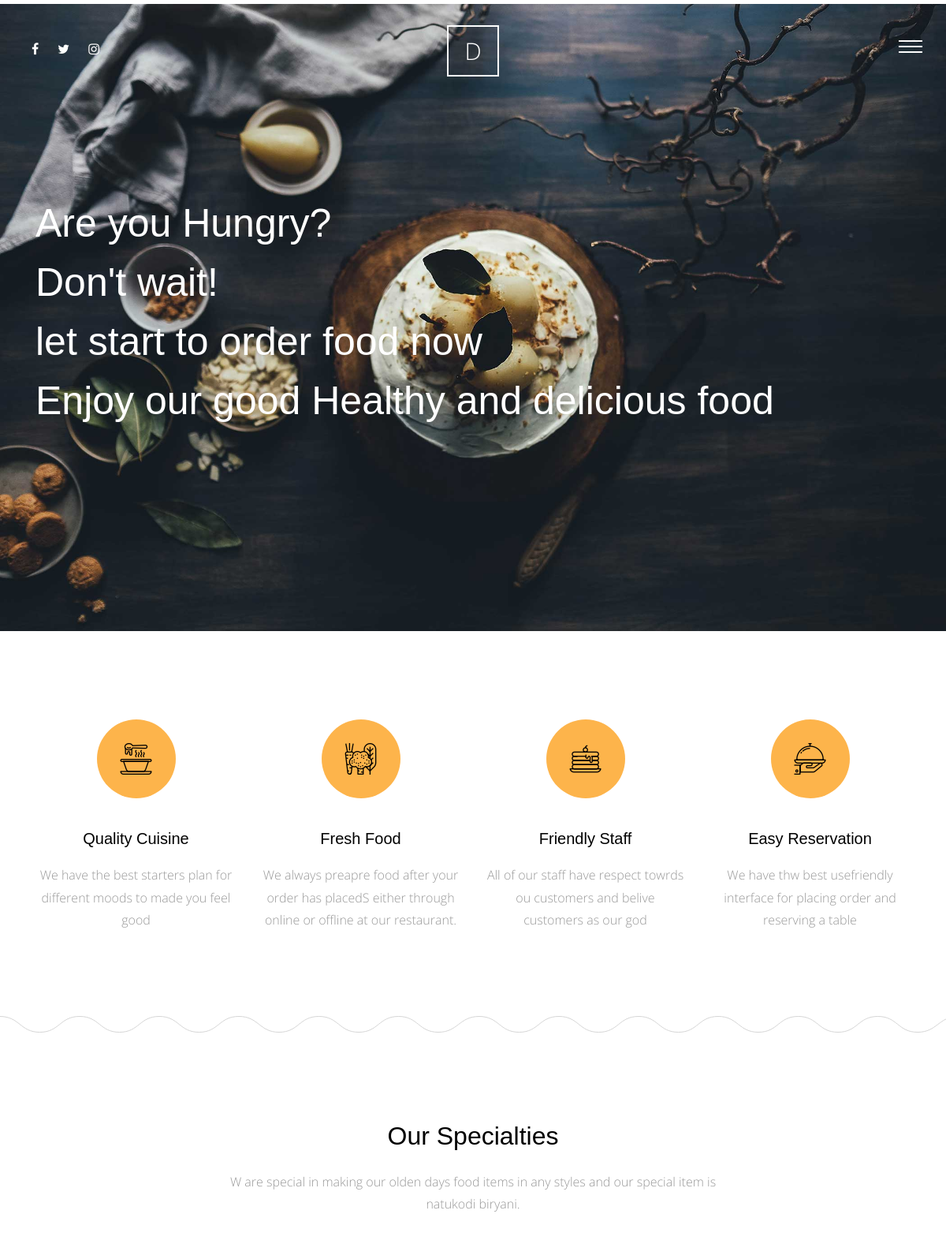
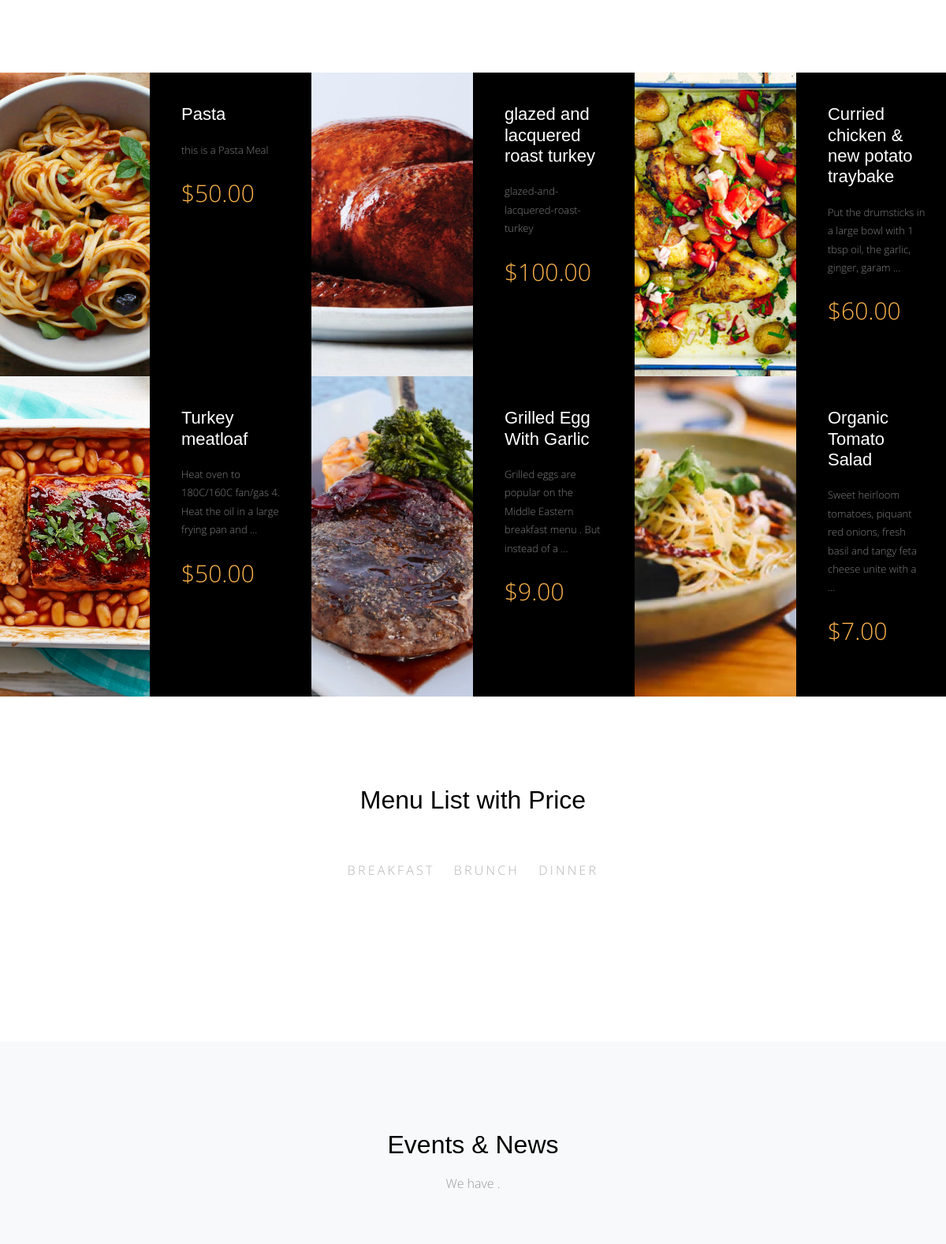
The page / (upper part) on the database its author committed (2 pictures, top to bottom).
### meals/models.py (models this page shows, shortened)
class Meals(models.Model):
    name = models.CharField(max_length=50)
    description = models.TextField(max_length=500)
    category = models.ForeignKey('Category' , on_delete=models.SET_NULL , null=True)
    people = models.IntegerField()
    price = models.DecimalField(max_digits=5 , decimal_places=2)
    preperation_time =models.IntegerField()
    image = models.ImageField(upload_to='meals/')
    slug = models.SlugField(blank=True, null=True)
    class Meta:
        verbose_name = 'meal'
        verbose_name_plural = 'meals'

class Category(models.Model):
    name = models.CharField(max_length=30)
    class Meta:
        verbose_name = 'category'
        verbose_name_plural = 'categories'
    def __str__(self):
        return self.name

### home/views.py (the view)
# urls.py: path('',views.home , name='home' ),
def home(request):
    meals = Meals.objects.all()
    meal_list = Meals.objects.all()
    categories = Category.objects.all()
    posts = Post.objects.all()
    latest_post = Post.objects.last()
    why_choose_us = Why_Choose_Us.objects.all()
    context = {
        'meals' : meals ,
        'meal_list' : meal_list ,
        'categories' : categories ,
        'posts' : posts ,
        'latest_post' : latest_post ,
        'why_choose_us' : why_choose_us ,
    }
    return render(request , 'home/index.html' , context)

### home/templates/home/index.html (shortened to what this page needs)
{% extends 'base.html' %}
{% load static %}
{% block body %}
      <div class="main-wrap">
        <div class="cover_1">
          <div class="img_bg" style="background-image: url({% static 'site_static/img/slider-1.jpg' %})" data-stellar-background-ratio="0.5">
            <div class="container">
              <div class="row align-items-center">
                <div class="col-md-12" data-aos="fade-up">
                  <h2 class="heading">Are you Hungry?<br>Don't wait!<br> let start to order food now <br>Enjoy our good Healthy and delicious food</h2>
                </div>
              </div>
            </div>
          </div>
        </div>
        <div class="section services-section">
          <div class="container">
            <div class="row">
              <div class="col-md-6 col-lg-3" data-aos="fade-up">
                <div class="media feature-icon d-block text-center">
                  <div class="icon">
                    <span class="flaticon-soup"></span>
                  </div>
                  <div class="media-body">
                    <h3>Quality Cuisine</h3>
                    <p>We have the best starters plan for different moods to made you feel good</p>
                  </div>
                </div>
              </div>
              <div class="col-md-6 col-lg-3" data-aos="fade-up" data-aos-delay="100">
                <div class="media feature-icon d-block text-center">
                  <div class="icon">
                    <span class="flaticon-vegetables"></span>
                  </div>
                  <div class="media-body">
                    <h3>Fresh Food</h3>
                    <p>We always preapre food after your order has placedS either through online or offline at our restaurant.</p>
                  </div>
                </div>
              </div>
              <div class="col-md-6 col-lg-3" data-aos="fade-up" data-aos-delay="300">
                <div class="media feature-icon d-block text-center">
                  <div class="icon">
                    <span class="flaticon-pancake"></span>
                  </div>
                  <div class="media-body">
                    <h3>Friendly Staff</h3>
                    <p>All of our staff have respect towrds ou customers and belive customers as our god</p>
                  </div>
                </div>
              </div>
              <div class="col-md-6 col-lg-3" data-aos="fade-up" data-aos-delay="500">
                <div class="media feature-icon d-block text-center">
                  <div class="icon">
                    <span class="flaticon-tray"></span>
                  </div>
                  <div class="media-body">
                    <h3>Easy Reservation</h3>
                    <p>We have thw best usefriendly interface for placing order and reserving a table</p>
                  </div>
                </div>
              </div>
            </div>
          </div>
        </div>
        <div class="section">
          <div class="container">
            <div class="row justify-content-center">
              <div class="col-md-7 text-center"  data-aos="fade-up">
                <h2 class="mb-4">Our Specialties</h2>
                <p class="lead">W are special in making our olden days food items in any styles and our special item is natukodi biryani.</p>
              </div>
            </div>
          </div>
        </div>
        <div class="section pt-0 pb-0">
          <div class="menus d-flex bg-light">
            {% for meal in meals %}
            <div class="d-flex item">
              <div class="image" style="background-image: url({{meal.image.url}});" data-aos="fade"></div>
              <div class="text">
                <h3>{{meal.name}}</h3>
                <p>{{meal.description|truncatewords:15}}</p>
                <p class="price">${{meal.price}}</p>
              </div>
            </div>
            {% endfor %}
          </div>
        </div>
        <div class="section">
            <div class="container">
              <div class="row justify-content-center">
                <div class="col-md-8" data-aos="fade-up">
                  <h2 class="mb-5 text-center">Menu List with Price</h2>
                  <ul class="nav site-tab-nav" id="pills-tab" role="tablist">
                    {% for category in categories %}
                      <li class="nav-item">
                        <a class="nav-link " id="{{category}}-tab" data-toggle="pill" href="#{{category}}" role="tab" aria-controls="{{category}}" aria-selected="true">{{category}}</a>
                      </li>
                    {% endfor %}
                  </ul>
                </div>
              </div>
            </div>
          </div>
        <div class="section bg-light">
          <div class="container">
            <div class="row justify-content-center mb-5" data-aos="fade-up">
              <div class="col-md-8  text-center">
                <h2 class="mb-3">Events &amp; News</h2>
                <p class="lead">We have .</p>
              </div>
            </div>
          </div>
        </div>
      </div>
      {% endblock body %}

### static/site_static/css/style.css (style rules this page uses)
html { overflow-x: hidden; }
body { background: #fff; font-family: "Open Sans", cursive; font-size: 16px; line-height: 1.8; font-weight: 300; color: #999999; }
a { -webkit-transition: .3s all ease; -o-transition: .3s all ease; transition: .3s all ease; text-decoration: none; }
h1, h2, h3, h4, h5 { color: #000; font-family: "Playfair Display", Arial, sans-serif; }
.media h3 { font-size: 20px; margin-bottom: 10px; }
.site-tab-nav { display: block; text-align: center; margin-bottom: 80px !important; }
.site-tab-nav li { float: none; display: inline-block; *display: inline; zoom: 1; }
.site-tab-nav li a { background: none; color: #b3b3b3; font-size: 16px; text-transform: uppercase; letter-spacing: .2em; border-bottom: 2px solid transparent; padding-left: 0; padding-right: 0; margin: 0 10px; }
.site-tab-nav, .nav-pills { text-align: center; }
.services-section { background: url("../img/curve_line.svg") repeat-x bottom left; }
.lead { font-size: 16px; }
.feature-icon .icon { text-align: center; height: 100px; width: 100px; border-radius: 50%; display: inline-block; position: relative; margin-bottom: 30px; background: #fdb44b; }
.feature-icon .icon > span { color: #000; font-size: 40px; position: absolute; top: 50%; left: 50%; -webkit-transform: translate(-50%, -50%); -ms-transform: translate(-50%, -50%); transform: translate(-50%, -50%); }
.feature-icon h3 { margin-bottom: 20px; }
.section { padding: 7em 0; }
.cover_1 { position: relative; }
.cover_1 .img_bg { background-repeat: no-repeat; background-size: cover !important; background-position: center center; }
.cover_1 .img_bg, .cover_1 .img_bg > .container > .row { min-height: 700px; height: 100vh; }
.cover_1 .heading { color: white; font-weight: 300; font-size: 30px; line-height: 1.5; }
@media (min-width: 768px) { .cover_1 .heading { font-size: 50px; line-height: 1.5; } }
.menus { display: -webkit-box; display: -ms-flexbox; display: flex; -ms-flex-wrap: wrap; flex-wrap: wrap; margin-right: -15px; margin-left: -15px; }
@media (min-width: 576px) { .menus .item { -webkit-box-flex: 0; -ms-flex: 0 0 100%; flex: 0 0 100%; max-width: 100%; } }
@media (min-width: 768px) { .menus .item { -webkit-box-flex: 0; -ms-flex: 0 0 50%; flex: 0 0 50%; max-width: 50%; } }
@media (min-width: 992px) { .menus .item { -webkit-box-flex: 0; -ms-flex: 0 0 50%; flex: 0 0 50%; max-width: 50%; } }
@media (min-width: 1200px) { .menus .item { -webkit-box-flex: 0; -ms-flex: 0 0 33.33333%; flex: 0 0 33.33333%; max-width: 33.33333%; } }
.menus .item .image, .menus .item .text { width: 50%; }
.menus .item .image { background-size: cover; background-position: center center; }
.menus .item .text { padding: 40px; background: #000; }
.menus .item .text h3 { color: #fff; font-size: 22px; margin-bottom: 20px; }
.menus .item .text p { color: #fff; font-size: 13px; opacity: .5; }
.menus .item .text .price { font-size: 30px; color: #fdb44b; opacity: 1; }

### rows shown on the page
Meals: image (picture), name "Pasta", description "this is a Pasta Meal", price "50.00"
Meals: image (picture), name "glazed and lacquered roast turkey", description "glazed-and-lacquered-roast-turkey", price "100.00"
Meals: image (picture), name "Curried chicken & new potato traybake", description "Put the drumsticks in a large bowl with 1 tbsp oil, the garlic, ginger, garam …", price "60.00"
Meals: image (picture), name "Turkey meatloaf", description "Heat oven to 180C/160C fan/gas 4. Heat the oil in a large frying pan and …", price "50.00"
Meals: image (picture), name "Grilled Egg With Garlic", description "Grilled eggs are popular on the Middle Eastern breakfast menu . But instead of a …", price "9.00"
Meals: image (picture), name "Organic Tomato Salad", description "Sweet heirloom tomatoes, piquant red onions, fresh basil and tangy feta cheese unite with a …", price "7.00"
Category: name "BREAKFAST"
Category: name "BRUNCH"
Category: name "DINNER"
